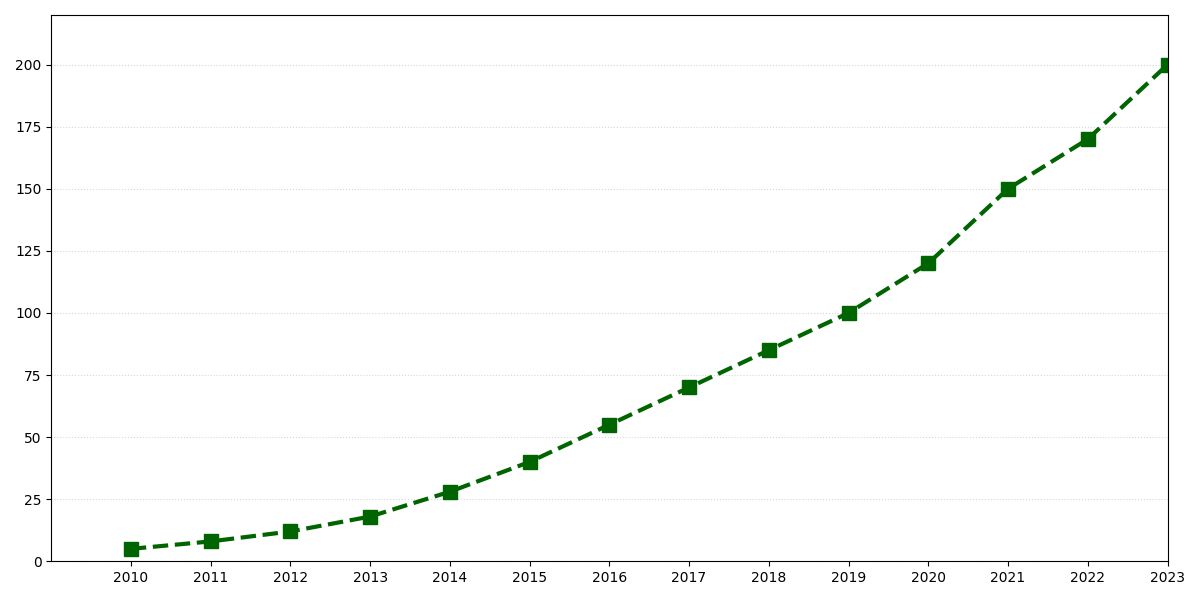

The script that drew this image:
import matplotlib.pyplot as plt
import numpy as np

years = np.arange(2010, 2024)
bandwidth = [5, 8, 12, 18, 28, 40, 55, 70, 85, 100, 120, 150, 170, 200]

fig, ax = plt.subplots(figsize=(12, 6))

ax.plot(years, bandwidth, color='darkgreen', marker='s', linestyle='--', linewidth=3, markersize=10)

# Removed text annotations
# Removed axis labels, title, and legend
ax.set_xticks(years)
ax.set_xlim(2009, 2023)
ax.set_ylim(0, 220)
ax.yaxis.grid(True, linestyle=':', alpha=0.5)

plt.tight_layout()
plt.show()
